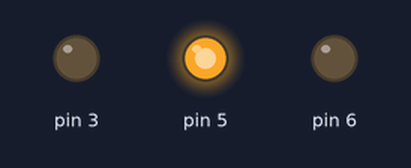
Simulated run of this sketch. Board: Arduino Uno, built with avr-gcc and run on an emulated ATmega328P. Parts: output pins drawn as LEDs (lit = HIGH).

Above: at 0.05 s.
At 1.2 s:
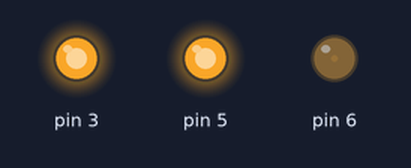
At 1.5 s:
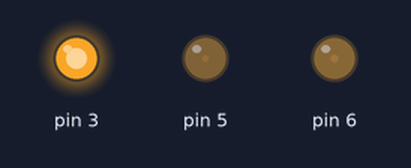
At 1.8 s:
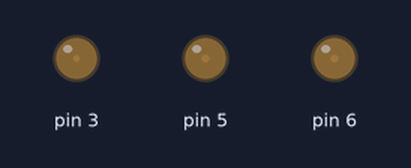
At 2.4 s:
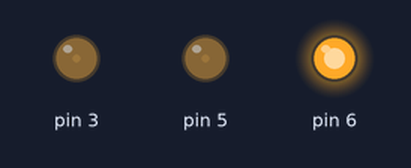
Timing chart, 0 to 6.0 s (numbered marks = the images above):
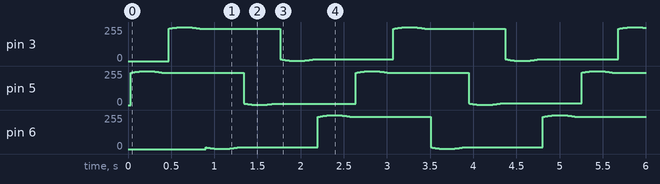

The sketch:

Ctrl_sine.ino
```cpp
float y[] = {0, 0, 0};
float TWO_PI_F = TWO_PI / 2609.0f;
float PI_3 = PI / 3.0f;
void setup() {}

void loop() {
  for (short i = 0; i < 3; i++) {
    y[i] = 127.0f * sin(TWO_PI_F * millis() + i * PI_3) + 128.0f;
  }

  analogWrite(3, int(y[0]));
  analogWrite(5, int(y[1]));
  analogWrite(6, int(y[2]));
}
```
